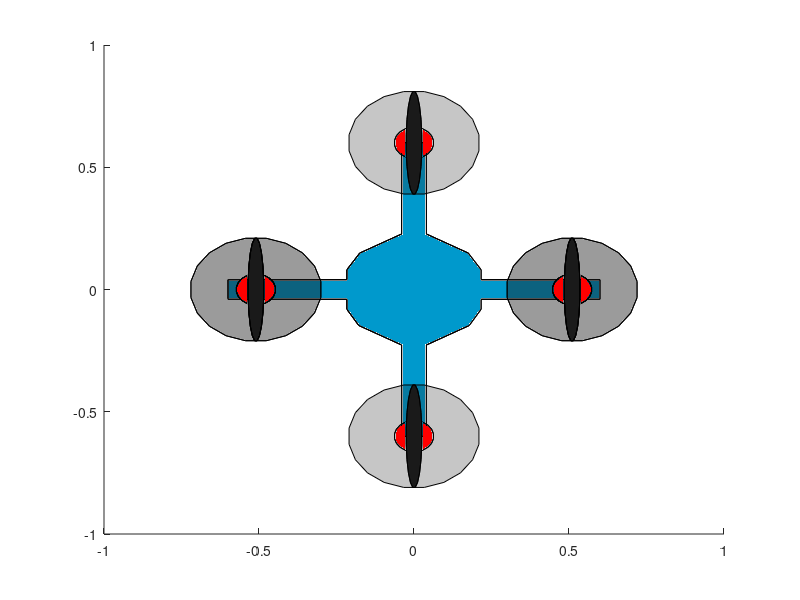

MATLAB code for this plot:
function [UAV] = myDrone()
  
% Plot_UAVe(x1(1),y1(1),z1(1),0,0,pi,1.2)
az = pi;
scale = 1
scale=0.3*scale;   
dx=0;dy=0;dz=0; 
ax=0;
ay=0;
az=0;

%M1=Plot_UAVe(x1(1),y1(1),z1(1),0,0,phi(1),1.2); % Plot UAV initial position x1,y1 and phi orientation


Rx=[ 1, 0, 0; 0, cos(ax), -sin(ax); 0, sin(ax), cos(ax)];
Ry=[ cos(ay), 0, sin(ay); 0, 1, 0; -sin(ay), 0, cos(ay)];
Rz=[ cos(az), -sin(az), 0; sin(az), cos(az), 0; 0, 0,1];

R=Rx*Ry*Rz;
body=[
-8.524 -3.178 0;
-8.524 -1.575 0;
-23.622 -1.575 0;
-23.622 1.575 0;
-8.524 1.575 0;
-8.524 3.178 0;
-6.884 5.868 0;
-1.575 8.933 0;
-1.575 23.622 0;
1.575 23.622 0;
1.575 8.933 0;
6.884 5.868 0;
8.524 3.178 0;
8.524 1.575 0;
23.622 1.575 0;
23.622 -1.575 0;
8.524 -1.575 0;
8.524 -3.178 0;
7.014 -5.793 0;
1.575 -8.933 0;
1.575 -23.622 0;
-1.575 -23.622 0;
-1.575 -8.933 0;
-7.014 -5.793 0;]*1/(3.937*3);
zb = 0.2;


body1=[body(:,1) body(:,2) body(:,3)+zb];
bodysize=1;

for k=1:length(body(:,1))-1
    sp1=[body(k,1) body(k,2) body(k,3);body(k+1,1) body(k+1,2) body(k,3); body(k+1,1) body(k+1,2) body1(k,3); body(k,1)  body(k,2) body1(k,3)]*scale*R;
  UAV(k)=patch(sp1(:,1)+dx,sp1(:,2)+dy,sp1(:,3)+dz,[0.1 0.1 0.1]);
if k==length(body(:,1))-1
    sp1=[body(length(body),1) body(length(body),2) body(k,3); body(1,1) body(1,2) body(k,3); body(1,1) body(1,2) body1(k,3);body(length(body),1) body(length(body),2) body1(k,3)]*scale*R;
   UAV(k+1)= patch(sp1(:,1)+dx,sp1(:,2)+dy,sp1(:,3)+dz,[0.1 0.1 0.1]);
end
end

bodysize=bodysize+k;
body=body*scale*R;
body1=body1*scale*R;
UAV(bodysize+1)=patch(body(:,1)+dx,body(:,2)+dy,body(:,3)+dz,[0 0.6 0.8]);
UAV(bodysize+2)=patch(body1(:,1)+dx,body1(:,2)+dy,body1(:,3)+dz,[0 0.6 0.8]);

% cubre elices
a=pi/10;
th=pi/4:a:2*pi+pi/4;

x=1.4142*cos(th)*0.5;
y=1.4142*sin(th)*0.5;
z=0.21*ones(1,length(th));

hp1=[x'-1.7 y' z']*scale*R;    % arriba
hp2=[x'+1.7 y' z']*scale*R;    % arriba

hp3=[x'-1.7 y' z']*scale*R;
hp4=[x'+1.7 y' z']*scale*R;

hp5=[x' y'-2 z']*scale*R;
hp6=[x' y'+2 z']*scale*R;

UAV(bodysize+3)=patch(hp1(:,1)+dx,hp1(:,2)+dy,hp1(:,3)+dz,[0.1 0.1 0.1],'FaceAlpha',0.25);
UAV(bodysize+4)=patch(hp2(:,1)+dx,hp2(:,2)+dy,hp2(:,3)+dz,[0.1 0.1 0.1],'FaceAlpha',0.25);
UAV(bodysize+5)=patch(hp3(:,1)+dx,hp3(:,2)+dy,hp3(:,3)+dz,[0.1 0.1 0.1],'FaceAlpha',0.25);
UAV(bodysize+6)=patch(hp4(:,1)+dx,hp4(:,2)+dy,hp4(:,3)+dz,[0.1 0.1 0.1],'FaceAlpha',0.25);
UAV(bodysize+7)=patch(hp5(:,1)+dx,hp5(:,2)+dy,hp5(:,3)+dz,[0.1 0.1 0.1],'FaceAlpha',0.25);
UAV(bodysize+8)=patch(hp6(:,1)+dx,hp6(:,2)+dy,hp6(:,3)+dz,[0.1 0.1 0.1],'FaceAlpha',0.25);

% Propellers

x=1.4142*cos(th)*0.06;
y=1.4142*sin(th)*0.5;
z=0.22*ones(1,length(th));

h1=[x'+1.7 y' z']*scale*R;
h2=[x'+1.7 y' z']*scale*R;
h3=[x'-1.7 y' z']*scale*R;
h4=[x'-1.7 y' z']*scale*R;

h5=[x'+1.7 y' z']*scale*R;
h6=[x'+1.7 y' z']*scale*R;
h7=[x'-1.7 y' z']*scale*R;
h8=[x'-1.7 y' z']*scale*R;

h9=[x' y'-2 z']*scale*R;
h10=[x' y'-2 z']*scale*R;
h11=[x' y'+2 z']*scale*R;
h12=[x' y'+2 z']*scale*R;


UAV(bodysize+9)=patch(h1(:,1)+dx,h1(:,2)+dy,h1(:,3)+dz,[0.1 0.1 0.1]);
UAV(bodysize+10)=patch(h2(:,1)+dx,h2(:,2)+dy,h2(:,3)+dz,[0.1 0.1 0.1]);
UAV(bodysize+11)=patch(h3(:,1)+dx,h3(:,2)+dy,h3(:,3)+dz,[0.1 0.1 0.1]);
UAV(bodysize+12)=patch(h4(:,1)+dx,h4(:,2)+dy,h4(:,3)+dz,[0.1 0.1 0.1]);
UAV(bodysize+13)=patch(h5(:,1)+dx,h5(:,2)+dy,h5(:,3)+dz,[0.1 0.1 0.1]);
UAV(bodysize+14)=patch(h6(:,1)+dx,h6(:,2)+dy,h6(:,3)+dz,[0.1 0.1 0.1]);
UAV(bodysize+15)=patch(h7(:,1)+dx,h7(:,2)+dy,h7(:,3)+dz,[0.1 0.1 0.1]);
UAV(bodysize+16)=patch(h8(:,1)+dx,h8(:,2)+dy,h8(:,3)+dz,[0.1 0.1 0.1]);
UAV(bodysize+17)=patch(h9(:,1)+dx,h9(:,2)+dy,h9(:,3)+dz,[0.1 0.1 0.1]);
UAV(bodysize+18)=patch(h10(:,1)+dx,h10(:,2)+dy,h10(:,3)+dz,[0.1 0.1 0.1]);
UAV(bodysize+19)=patch(h11(:,1)+dx,h11(:,2)+dy,h11(:,3)+dz,[0.1 0.1 0.1]);
UAV(bodysize+20)=patch(h12(:,1)+dx,h12(:,2)+dy,h12(:,3)+dz,[0.1 0.1 0.1]);

%% MOTORS

bodysize=bodysize+20;

a=pi/10;
th=pi/4:a:2*pi+pi/4;

x=1.4142*cos(th)*0.15;
y=1.4142*sin(th)*0.15;
z=0*ones(1,length(th));

hp1=[x'+1.7 y' z'];
hp2=[x'-1.7 y' z'];
hp3=[x'-1.7 y' z'];
hp4=[x'+1.7 y' z'];
hp5=[x' y'-2 z'];
hp6=[x' y'+2 z'];

zb=0.21;



for k=1:length(hp1)-1
    sp1=[hp1(k,1) hp1(k,2) 0;hp1(k+1,1) hp1(k+1,2) 0; hp1(k+1,1) hp1(k+1,2) zb; hp1(k,1)  hp1(k,2) zb]*scale*R;
  UAV(bodysize+k)=patch(sp1(:,1)+dx,sp1(:,2)+dy,sp1(:,3)+dz,'r');
if k==length(hp1)-1
    sp1=[hp1(length(hp1),1) hp1(length(hp1),2) 0; hp1(1,1) hp1(1,2) 0; hp1(1,1) hp1(1,2) zb;hp1(length(hp1),1) hp1(length(hp1),2) zb]*scale*R;
  UAV(bodysize+k+1)=patch(sp1(:,1)+dx,sp1(:,2)+dy,sp1(:,3)+dz,'r');
end
end
bodysize=bodysize+k+1;
for k=1:length(hp2)-1
    sp1=[hp2(k,1) hp2(k,2) 0;hp2(k+1,1) hp2(k+1,2) 0; hp2(k+1,1) hp2(k+1,2) zb; hp2(k,1)  hp2(k,2) zb]*scale*R;
  UAV(bodysize+k)=patch(sp1(:,1)+dx,sp1(:,2)+dy,sp1(:,3)+dz,'r');
if k==length(hp2)-1
    sp1=[hp2(length(hp2)) hp2(length(hp2),2) 0; hp2(1,1) hp2(1,2) 0; hp2(1,1) hp2(1,2) zb;hp2(length(hp2),1) hp2(length(hp2),2) zb]*scale*R;
  UAV(bodysize+k+1)=patch(sp1(:,1)+dx,sp1(:,2)+dy,sp1(:,3)+dz,'r');
end
end

bodysize=bodysize+k+1;
for k=1:length(hp3)-1
    sp1=[hp3(k,1) hp3(k,2) 0;hp3(k+1,1) hp3(k+1,2) 0; hp3(k+1,1) hp3(k+1,2) zb; hp3(k,1)  hp3(k,2) zb]*scale*R;
  UAV(bodysize+k)=patch(sp1(:,1)+dx,sp1(:,2)+dy,sp1(:,3)+dz,'r');
if k==length(hp3)-1
    sp1=[hp3(length(hp3)) hp3(length(hp3),2) 0; hp3(1,1) hp3(1,2) 0; hp3(1,1) hp3(1,2) zb;hp3(length(hp3),1) hp3(length(hp3),2) zb]*scale*R;
    UAV(bodysize+k+1)=patch(sp1(:,1)+dx,sp1(:,2)+dy,sp1(:,3)+dz,'r');
end
end
bodysize=bodysize+k+1;
for k=1:length(hp4)-1
    sp1=[hp4(k,1) hp4(k,2) 0;hp4(k+1,1) hp4(k+1,2) 0; hp4(k+1,1) hp4(k+1,2) zb; hp4(k,1)  hp4(k,2) zb]*scale*R;
  UAV(bodysize+k)=patch(sp1(:,1)+dx,sp1(:,2)+dy,sp1(:,3)+dz,'r');
if k==length(hp4)-1
    sp1=[hp4(length(hp4)) hp4(length(hp4),2) 0; hp4(1,1) hp4(1,2) 0; hp4(1,1) hp4(1,2) zb;hp4(length(hp4),1) hp4(length(hp4),2) zb]*scale*R;
   UAV(bodysize+k+1)= patch(sp1(:,1)+dx,sp1(:,2)+dy,sp1(:,3)+dz,'r');
end
end
bodysize=bodysize+k+1;
for k=1:length(hp5)-1
    sp1=[hp5(k,1) hp5(k,2) 0;hp5(k+1,1) hp5(k+1,2) 0; hp5(k+1,1) hp5(k+1,2) zb; hp5(k,1)  hp5(k,2) zb]*scale*R;
  UAV(bodysize+k)=patch(sp1(:,1)+dx,sp1(:,2)+dy,sp1(:,3)+dz,'r');
if k==length(hp5)-1
    sp1=[hp5(length(hp5)) hp5(length(hp5),2) 0; hp5(1,1) hp5(1,2) 0; hp5(1,1) hp5(1,2) zb;hp5(length(hp5),1) hp5(length(hp5),2) zb]*scale*R;
   UAV(bodysize+k+1)= patch(sp1(:,1)+dx,sp1(:,2)+dy,sp1(:,3)+dz,'r');
end
end
bodysize=bodysize+k+1;
for k=1:length(hp6)-1
    sp1=[hp6(k,1) hp6(k,2) 0;hp6(k+1,1) hp6(k+1,2) 0; hp6(k+1,1) hp6(k+1,2) zb; hp6(k,1)  hp6(k,2) zb]*scale*R;
  UAV(bodysize+k)=patch(sp1(:,1)+dx,sp1(:,2)+dy,sp1(:,3)+dz,'r');
if k==length(hp6)-1
    sp1=[hp6(length(hp6)) hp6(length(hp6),2) 0; hp6(1,1) hp6(1,2) 0; hp6(1,1) hp6(1,2) zb;hp6(length(hp6),1) hp6(length(hp6),2) zb]*scale*R;
   UAV(bodysize+k+1)= patch(sp1(:,1)+dx,sp1(:,2)+dy,sp1(:,3)+dz,'r');
end
end
bodysize=bodysize+k+1;

hp1=hp1*scale*R;
hp2=hp2*scale*R;
hp3=hp3*scale*R;
hp4=hp4*scale*R;
hp5=hp5*scale*R;
hp6=hp6*scale*R;

zb = 0.21*scale;

UAV(bodysize+1)=patch(hp1(:,1)+dx,hp1(:,2)+dy,hp1(:,3)+dz,'r');
UAV(bodysize+2)=patch(hp2(:,1)+dx,hp2(:,2)+dy,hp2(:,3)+dz,'r');
UAV(bodysize+3)=patch(hp3(:,1)+dx,hp3(:,2)+dy,hp3(:,3)+dz,'r');
UAV(bodysize+4)=patch(hp4(:,1)+dx,hp4(:,2)+dy,hp4(:,3)+dz,'r');
UAV(bodysize+5)=patch(hp5(:,1)+dx,hp5(:,2)+dy,hp5(:,3)+dz,'r');
UAV(bodysize+6)=patch(hp6(:,1)+dx,hp6(:,2)+dy,hp6(:,3)+dz,'r');

UAV(bodysize+7)=patch(hp1(:,1)+dx,hp1(:,2)+dy,hp1(:,3)+zb+dz,'r');
UAV(bodysize+8)=patch(hp2(:,1)+dx,hp2(:,2)+dy,hp2(:,3)+zb+dz,'r');
UAV(bodysize+9)=patch(hp3(:,1)+dx,hp3(:,2)+dy,hp3(:,3)+zb+dz,'r');
UAV(bodysize+10)=patch(hp4(:,1)+dx,hp4(:,2)+dy,hp4(:,3)+zb+dz,'r');
UAV(bodysize+11)=patch(hp5(:,1)+dx,hp5(:,2)+dy,hp5(:,3)+zb+dz,'r');
UAV(bodysize+12)=patch(hp6(:,1)+dx,hp6(:,2)+dy,hp6(:,3)+zb+dz,'r');
